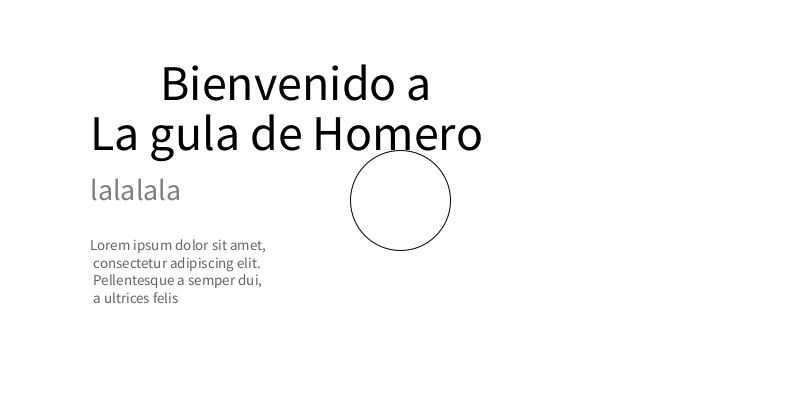
Frame 1 (no input)
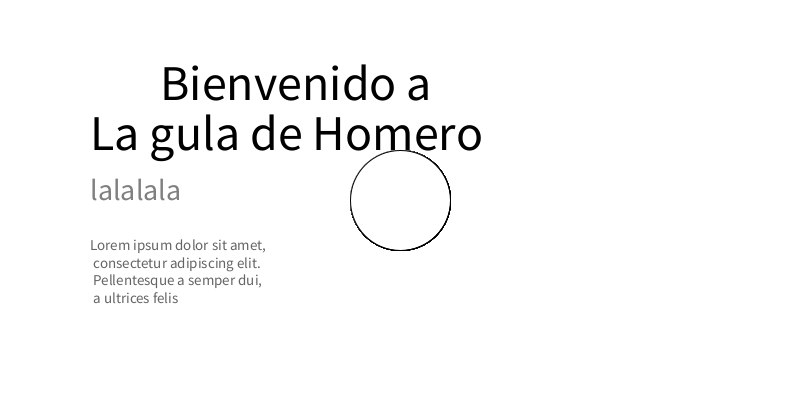
Frame 60 (the mouse pressed at the canvas centre just before this capture)
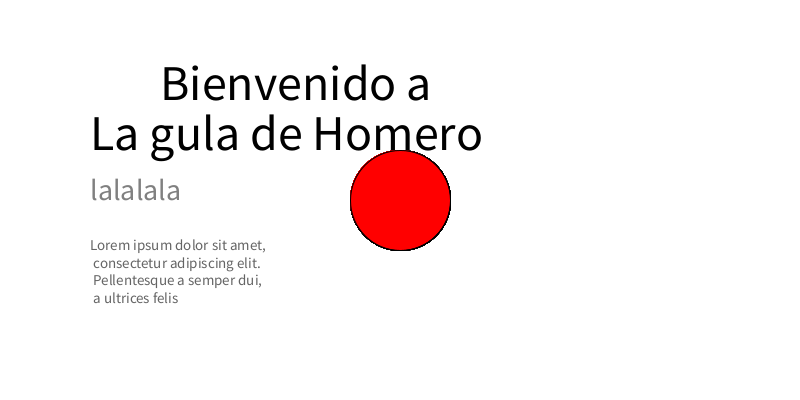
Frame 120 (the mouse held since frame 60 and released just before this capture)

The Processing sketch that drew these frames (run headless with seeded random() and noise(); from frame 60 on, the mouse is pressed at the canvas centre):

// Processing sketch: ej16b_funciones_con_param_reutilizables
// ── ej16b_funciones_con_param_reutilizables.pde

int Estado = 0;

void setup(){
  size( 800, 400 );
  background( 255 );
  
  texto( "Bienvenido a", 160, 100, 50, 0 );
  texto( "La gula de Homero", 90, 150, 50, 0 );

  texto( "lalalala", 90, 200, 30, 128 );
  texto( "Lorem ipsum dolor sit amet,\n consectetur adipiscing elit.\n Pellentesque a semper dui,\n a ultrices felis", 90, 250, 15, 100 );

}

void draw(){
  boolean resultado = mouseOver( 400, 200, 100 );
  println( resultado );
  
  if( resultado ){
    fill( 255, 0, 0 );
  }else{
    fill( 255 );
  }
  circle( 400, 200, 100 ); 
}

boolean mouseOver( float _px, float _py, float _d ){
  if ( dist (mouseX, mouseY, _px, _py) < _d / 2 ) {
    return true;
  }else{
    return false;
  }
}

void texto( String t, float x, float y, int tam, int c ){
  pushStyle();
  fill( c );
  textSize( tam );
  text( t, x, y );
  popStyle();
}

void setEstado( int i ) {
  Estado = i;
  //Estado = variable global (no buena practica)
  //i = nuevo valor de Estado
}

int getEstado() {
  return Estado;
}
